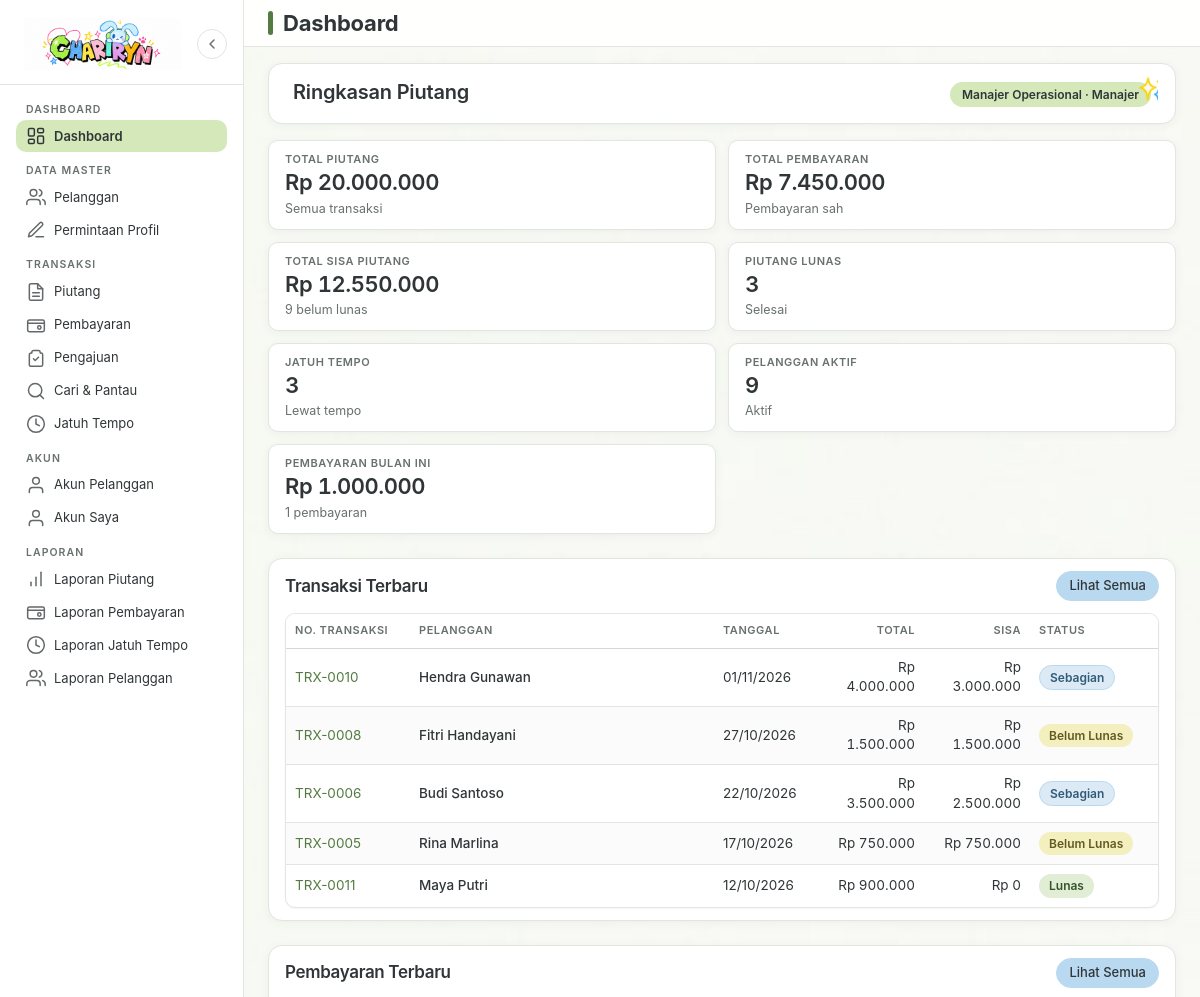
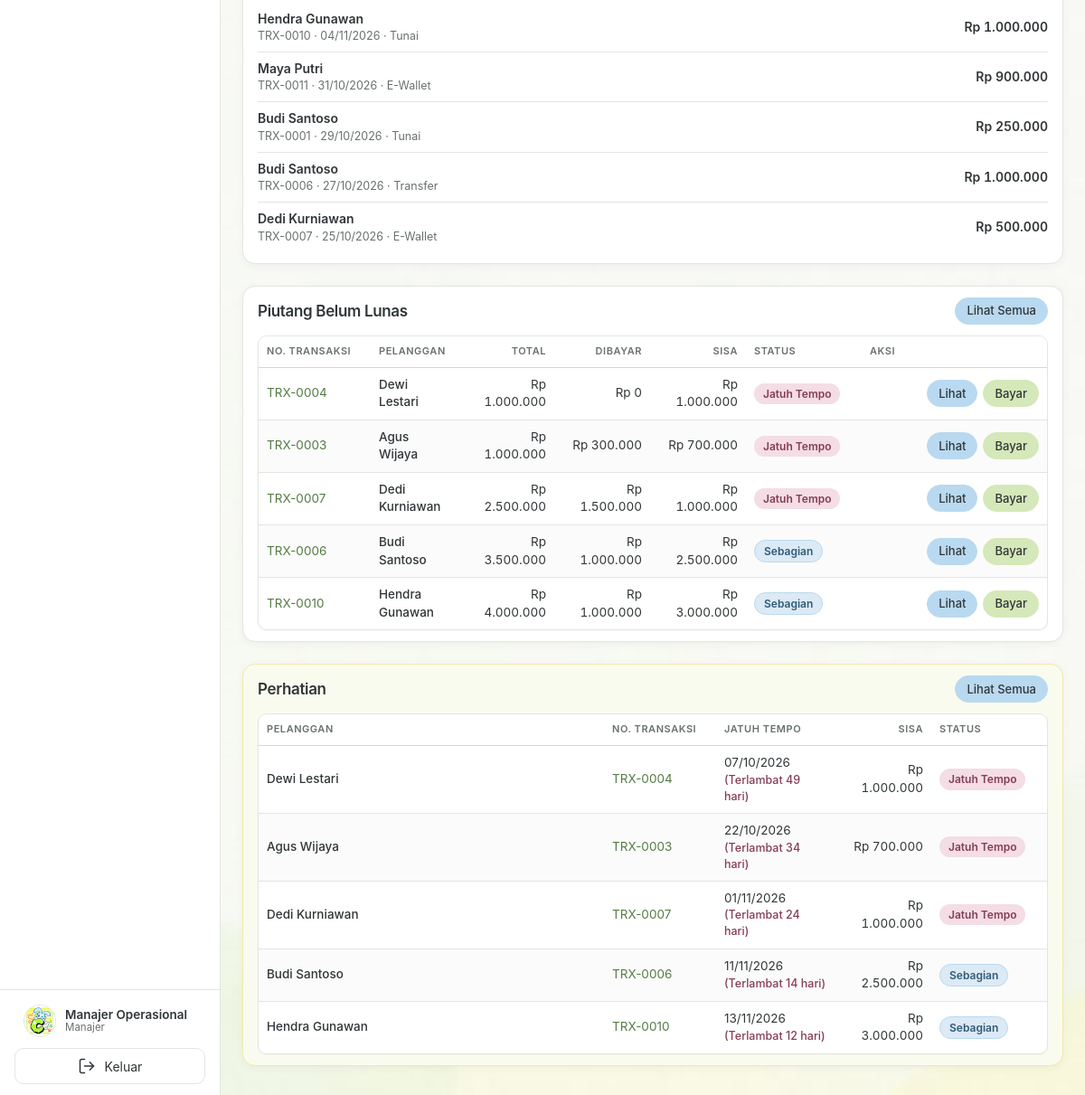
The page /dashboard/index.php (signed in) on the database its author committed (2 pictures, top to bottom).
### tables this page shows
CREATE TABLE IF NOT EXISTS users (
    id_user INT UNSIGNED NOT NULL AUTO_INCREMENT,
    id_pelanggan INT UNSIGNED NULL,
    username VARCHAR(50) NOT NULL,
    password VARCHAR(255) NOT NULL,
    nama VARCHAR(100) NOT NULL,
    role ENUM('pemilik', 'manajer', 'pelanggan') NOT NULL DEFAULT 'manajer',
    status ENUM('belum aktif', 'aktif', 'nonaktif') NOT NULL DEFAULT 'belum aktif',
    token_aktivasi VARCHAR(64) NULL,
    token_aktivasi_berakhir DATETIME NULL,
    created_at DATETIME NOT NULL DEFAULT CURRENT_TIMESTAMP,
    updated_at DATETIME NOT NULL DEFAULT CURRENT_TIMESTAMP ON UPDATE CURRENT_TIMESTAMP,
    PRIMARY KEY (id_user),
    UNIQUE KEY uq_users_username (username),
    UNIQUE KEY uq_users_pelanggan (id_pelanggan),
    KEY idx_users_role_status (role, status),
    CONSTRAINT fk_users_pelanggan
        FOREIGN KEY (id_pelanggan) REFERENCES pelanggan (id_pelanggan)
        ON DELETE CASCADE ON UPDATE CASCADE
);

CREATE TABLE IF NOT EXISTS piutang (
    id_piutang INT UNSIGNED NOT NULL AUTO_INCREMENT,
    id_pelanggan INT UNSIGNED NOT NULL,
    no_transaksi VARCHAR(30) NOT NULL,
    tanggal_transaksi DATE NOT NULL,
    total_piutang DECIMAL(15,2) NOT NULL,
    jumlah_dibayar DECIMAL(15,2) NOT NULL DEFAULT 0.00,
    sisa_piutang DECIMAL(15,2) NOT NULL,
    jatuh_tempo DATE NOT NULL,
    status ENUM('Belum Lunas', 'Sebagian', 'Lunas', 'Jatuh Tempo') NOT NULL DEFAULT 'Belum Lunas',
    keterangan TEXT NULL,
    created_at DATETIME NOT NULL DEFAULT CURRENT_TIMESTAMP,
    updated_at DATETIME NOT NULL DEFAULT CURRENT_TIMESTAMP ON UPDATE CURRENT_TIMESTAMP,
    PRIMARY KEY (id_piutang),
    UNIQUE KEY uq_piutang_no_transaksi (no_transaksi),
    KEY idx_piutang_pelanggan (id_pelanggan),
    KEY idx_piutang_tanggal (tanggal_transaksi),
    KEY idx_piutang_jatuh_tempo (jatuh_tempo),
    KEY idx_piutang_status (status),
    KEY idx_piutang_status_tempo (status, jatuh_tempo),
    CONSTRAINT fk_piutang_pelanggan
        FOREIGN KEY (id_pelanggan) REFERENCES pelanggan (id_pelanggan)
        ON DELETE RESTRICT ON UPDATE CASCADE
);

CREATE TABLE IF NOT EXISTS pelanggan (
    id_pelanggan INT UNSIGNED NOT NULL AUTO_INCREMENT,
    kode_pelanggan VARCHAR(20) NOT NULL,
    nama_pelanggan VARCHAR(100) NOT NULL,
    alamat TEXT NULL,
    no_hp VARCHAR(20) NULL,
    email VARCHAR(100) NULL,
    status ENUM('aktif', 'nonaktif') NOT NULL DEFAULT 'aktif',
    created_at DATETIME NOT NULL DEFAULT CURRENT_TIMESTAMP,
    updated_at DATETIME NOT NULL DEFAULT CURRENT_TIMESTAMP ON UPDATE CURRENT_TIMESTAMP,
    PRIMARY KEY (id_pelanggan),
    UNIQUE KEY uq_pelanggan_kode (kode_pelanggan),
    KEY idx_pelanggan_nama (nama_pelanggan),
    KEY idx_pelanggan_status (status)
);

CREATE TABLE IF NOT EXISTS pembayaran (
    id_pembayaran INT UNSIGNED NOT NULL AUTO_INCREMENT,
    id_piutang INT UNSIGNED NOT NULL,
    tanggal_pembayaran DATE NOT NULL,
    jumlah_bayar DECIMAL(15,2) NOT NULL,
    metode_pembayaran ENUM('Tunai', 'Transfer', 'E-Wallet') NOT NULL,
    keterangan TEXT NULL,
    status ENUM('berlaku', 'dibatalkan') NOT NULL DEFAULT 'berlaku',
    alasan_pembatalan TEXT NULL,
    dibatalkan_at DATETIME NULL,
    created_at DATETIME NOT NULL DEFAULT CURRENT_TIMESTAMP,
    updated_at DATETIME NOT NULL DEFAULT CURRENT_TIMESTAMP ON UPDATE CURRENT_TIMESTAMP,
    PRIMARY KEY (id_pembayaran),
    KEY idx_pembayaran_piutang (id_piutang),
    KEY idx_pembayaran_tanggal (tanggal_pembayaran),
    KEY idx_pembayaran_status (status),
    CONSTRAINT fk_pembayaran_piutang
        FOREIGN KEY (id_piutang) REFERENCES piutang (id_piutang)
        ON DELETE RESTRICT ON UPDATE CASCADE
);

### dashboard/index.php (the view, shortened to what the rows shown need)
<?php
requireManajer();
require_once BASE_PATH . '/includes/kepala.php';
$pdo = koneksiDatabase();
$transaksiTerbaru = $pdo->query(
    'SELECT p.id_piutang, p.no_transaksi, p.tanggal_transaksi, p.total_piutang,
            p.sisa_piutang, p.status, p.jatuh_tempo, pl.nama_pelanggan
     FROM piutang AS p
     JOIN pelanggan AS pl ON pl.id_pelanggan = p.id_pelanggan
     ORDER BY p.tanggal_transaksi DESC, p.id_piutang DESC
     LIMIT 5'
)->fetchAll();
$piutangBelumLunas = $pdo->query(
    'SELECT p.id_piutang, p.no_transaksi, p.total_piutang, p.jumlah_dibayar,
            p.sisa_piutang, p.status, p.jatuh_tempo, pl.nama_pelanggan
     FROM piutang AS p
     JOIN pelanggan AS pl ON pl.id_pelanggan = p.id_pelanggan
     WHERE p.status <> \'Lunas\'
     ORDER BY p.jatuh_tempo ASC, p.id_piutang DESC
     LIMIT 5'
)->fetchAll();
$pembayaranTerbaru = $pdo->query(
    'SELECT b.id_pembayaran, b.tanggal_pembayaran, b.jumlah_bayar, b.metode_pembayaran,
            b.status, p.no_transaksi, pl.nama_pelanggan
     FROM pembayaran AS b
     JOIN piutang AS p ON p.id_piutang = b.id_piutang
     JOIN pelanggan AS pl ON pl.id_pelanggan = p.id_pelanggan
     ORDER BY b.tanggal_pembayaran DESC, b.id_pembayaran DESC
     LIMIT 5'
)->fetchAll();
$perhatianTempo = $pdo->query(
    'SELECT p.id_piutang, p.no_transaksi, p.jatuh_tempo, p.sisa_piutang, p.status,
            pl.nama_pelanggan
     FROM piutang AS p
     JOIN pelanggan AS pl ON pl.id_pelanggan = p.id_pelanggan
     WHERE p.status <> \'Lunas\'
       AND p.jatuh_tempo <= DATE_ADD(CURDATE(), INTERVAL 7 DAY)
     ORDER BY p.jatuh_tempo ASC
     LIMIT 5'
)->fetchAll();
?>
<?php
$namaPengguna = (string) (userSaatIni()['nama'] ?? 'Pengguna');
$labelPeran = labelRole(roleUser());
?>
<section class="dasbor-kepala">
    <div class="dasbor-kepala-teks">
        <h2>Ringkasan Piutang</h2>
    </div>
    <div class="dasbor-kepala-meta">
        <span class="chip-peran"><?= e($namaPengguna) ?> &middot; <?= e($labelPeran) ?></span>
    </div>
</section>
<section class="kartu-panel mb-lg" aria-label="Transaksi terbaru">
    <?php if ($transaksiTerbaru === []): ?>
        <p class="keadaan-kosong">Belum ada transaksi.</p>
    <?php else: ?>
        <div class="table-wrapper">
            <table class="tabel">
                <thead>
                    <tr>
                        <th class="col-kode">No. Transaksi</th>
                        <th class="col-nama">Pelanggan</th>
                        <th class="col-tanggal">Tanggal</th>
                        <th class="angka col-angka">Total</th>
                        <th class="angka col-angka">Sisa</th>
                        <th class="col-status">Status</th>
                    </tr>
                </thead>
                <tbody>
                    <?php foreach ($transaksiTerbaru as $baris): ?>
                        <tr>
                            <td><a href="<?= BASE_URL ?>piutang/detail.php?id=<?= (int) $baris['id_piutang'] ?>"><?= e((string) $baris['no_transaksi']) ?></a></td>
                            <td class="tabel-nama"><?= e((string) $baris['nama_pelanggan']) ?></td>
                            <td><?= e(formatTanggalIndonesia((string) $baris['tanggal_transaksi'])) ?></td>
                            <td class="angka"><?= e(formatRupiah($baris['total_piutang'])) ?></td>
                            <td class="angka"><?= e(formatRupiah($baris['sisa_piutang'])) ?></td>
                            <td><?= badgeStatus((string) $baris['status']) ?></td>
                        </tr>
                    <?php endforeach; ?>
                </tbody>
            </table>
        </div>
    <?php endif; ?>
</section>
<section class="kartu-panel mb-lg" aria-label="Pembayaran terbaru">
        <?php if ($pembayaranTerbaru === []): ?>
            <p class="keadaan-kosong">Belum ada pembayaran.</p>
        <?php else: ?>
            <ul class="daftar-pembayaran">
                <?php foreach ($pembayaranTerbaru as $baris): ?>
                    <li>
                        <div class="daftar-teks">
                            <span class="daftar-judul"><?= e($baris['nama_pelanggan']) ?></span>
                            <span class="teks-kecil"><?= e($baris['no_transaksi']) ?> &middot; <?= e(formatTanggalIndonesia((string) $baris['tanggal_pembayaran'])) ?> &middot; <?= e((string) $baris['metode_pembayaran']) ?></span>
                        </div>
                        <span class="daftar-nilai"><?= e(formatRupiah($baris['jumlah_bayar'])) ?></span>
                    </li>
                <?php endforeach; ?>
            </ul>
        <?php endif; ?>
</section>
<?php if ($piutangBelumLunas === []): ?>
    <section class="kartu-panel" aria-label="Piutang belum lunas">
        <div class="kartu-judul">
            <h3>Piutang Belum Lunas</h3>
            <a class="btn btn-sekunder btn-kecil" href="<?= BASE_URL ?>piutang/index.php">Lihat Semua</a>
        </div>
        <p class="keadaan-kosong">Semua piutang sudah lunas.</p>
    </section>
<?php else: ?>
    <section class="kartu-panel mb-lg" aria-label="Piutang belum lunas">
        <div class="table-wrapper">
            <table class="tabel">
                <thead>
                    <tr>
                        <th class="col-kode">No. Transaksi</th>
                        <th class="col-nama">Pelanggan</th>
                        <th class="angka col-angka">Total</th>
                        <th class="angka col-angka">Dibayar</th>
                        <th class="angka col-angka">Sisa</th>
                        <th class="col-status">Status</th>
                        <th class="kanan col-aksi">Aksi</th>
                    </tr>
                </thead>
                <tbody>
                    <?php foreach ($piutangBelumLunas as $baris): ?>
                        <tr>
                            <td><a href="<?= BASE_URL ?>piutang/detail.php?id=<?= (int) $baris['id_piutang'] ?>" data-modal data-judul="Histori Piutang <?= e($baris['no_transaksi']) ?>"><?= e($baris['no_transaksi']) ?></a></td>
                            <td class="tabel-nama"><?= e($baris['nama_pelanggan']) ?></td>
                            <td class="angka"><?= e(formatRupiah($baris['total_piutang'])) ?></td>
                            <td class="angka"><?= e(formatRupiah($baris['jumlah_dibayar'])) ?></td>
                            <td class="angka"><?= e(formatRupiah($baris['sisa_piutang'])) ?></td>
                            <td><?= badgeStatus((string) $baris['status']) ?></td>
                            <td class="kanan">
                                <div class="grup-aksi">
                                    <a class="btn btn-sekunder btn-kecil" href="<?= BASE_URL ?>piutang/detail.php?id=<?= (int) $baris['id_piutang'] ?>" data-modal data-judul="Histori Piutang <?= e($baris['no_transaksi']) ?>">Lihat</a>
                                    <a class="btn btn-primer btn-kecil" href="<?= BASE_URL ?>pembayaran/tambah.php?id_piutang=<?= (int) $baris['id_piutang'] ?>" data-modal data-judul="Catat Pembayaran <?= e($baris['no_transaksi']) ?>">Bayar</a>
                                </div>
                            </td>
                        </tr>
                    <?php endforeach; ?>
                </tbody>
            </table>
        </div>
    </section>
<?php endif; ?>
<?php if ($perhatianTempo !== []): ?>
    <section class="kartu-panel strip-perhatian" aria-label="Perhatian jatuh tempo">
        <div class="table-wrapper">
            <table class="tabel">
                <thead>
                    <tr>
                        <th class="col-nama">Pelanggan</th>
                        <th class="col-kode">No. Transaksi</th>
                        <th class="col-tempo">Jatuh Tempo</th>
                        <th class="angka col-angka">Sisa</th>
                        <th class="col-status">Status</th>
                    </tr>
                </thead>
                <tbody>
                    <?php foreach ($perhatianTempo as $baris): ?>
                        <?php
                            $selisih = selisihHariDariHariIni((string) $baris['jatuh_tempo']);
                            if ($selisih > 0) {
                                $labelTempo = 'Terlambat ' . $selisih . ' hari';
                                $kelasTempo = 'lewat';
                            } elseif ($selisih === 0) {
                                $labelTempo = 'Hari ini';
                                $kelasTempo = '';
                            } else {
                                $labelTempo = abs($selisih) . ' hari lagi';
                                $kelasTempo = abs($selisih) <= 7 ? 'segera' : '';
                            }
                        ?>
                        <tr>
                            <td class="tabel-nama"><?= e($baris['nama_pelanggan']) ?></td>
                            <td><a href="<?= BASE_URL ?>piutang/detail.php?id=<?= (int) $baris['id_piutang'] ?>" data-modal data-judul="Histori Piutang <?= e($baris['no_transaksi']) ?>"><?= e($baris['no_transaksi']) ?></a></td>
                            <td><?= e(formatTanggalIndonesia((string) $baris['jatuh_tempo'])) ?> <span class="label-tempo <?= e($kelasTempo) ?>">(<?= e($labelTempo) ?>)</span></td>
                            <td class="angka"><?= e(formatRupiah($baris['sisa_piutang'])) ?></td>
                            <td><?= badgeStatus((string) $baris['status']) ?></td>
                        </tr>
                    <?php endforeach; ?>
                </tbody>
            </table>
        </div>
    </section>
<?php endif; ?>
<?php require_once BASE_PATH . '/includes/footer.php'; ?>

### includes/sidebar.php (shortened to what the rows shown need)
<?php
$peran_sidebar = roleUser();
?>
<aside class="sidebar" id="sidebar">
<?php
$nama_profil = (string) (userSaatIni()['nama'] ?? 'Pengguna');
$label_role_profil = labelRole($peran_sidebar);
?>
    <div class="sidebar-kaki">
        <div class="profil-ringkas">
            <div class="profil-info">
                <span class="nama-user"><?= e($nama_profil) ?></span>
                <span class="role-user"><?= e($label_role_profil) ?></span>
            </div>
        </div>
    </div>
</aside>

### helpers/piutang.php (shortened to what the rows shown need)
<?php
function badgeStatus(string $status): string
{
    $kelas = match ($status) {
        'Lunas' => 'badge-lunas',
        'Sebagian' => 'badge-sebagian',
        'Jatuh Tempo' => 'badge-jatuh-tempo',
        default => 'badge-belum-lunas',
    };
    return '<span class="badge ' . $kelas . '">' . e($status) . '</span>';
}

### rows shown on the page
users: nama "Manajer Operasional"
piutang: no_transaksi "TRX-0010", id_pelanggan.nama_pelanggan "Hendra Gunawan", tanggal_transaksi "01/11/2026", total_piutang "Rp 4.000.000", sisa_piutang "Rp 3.000.000", status "Sebagian", jumlah_dibayar "Rp 1.000.000", jatuh_tempo "13/11/2026", jatuh_tempo "Terlambat 12 hari"
piutang: no_transaksi "TRX-0008", id_pelanggan.nama_pelanggan "Fitri Handayani", tanggal_transaksi "27/10/2026", total_piutang "Rp 1.500.000", sisa_piutang "Rp 1.500.000", status "Belum Lunas"
piutang: no_transaksi "TRX-0006", id_pelanggan.nama_pelanggan "Budi Santoso", tanggal_transaksi "22/10/2026", total_piutang "Rp 3.500.000", sisa_piutang "Rp 2.500.000", status "Sebagian", jumlah_dibayar "Rp 1.000.000", jatuh_tempo "11/11/2026", jatuh_tempo "Terlambat 14 hari"
piutang: no_transaksi "TRX-0005", id_pelanggan.nama_pelanggan "Rina Marlina", tanggal_transaksi "17/10/2026", total_piutang "Rp 750.000", sisa_piutang "Rp 750.000", status "Belum Lunas"
piutang: no_transaksi "TRX-0011", id_pelanggan.nama_pelanggan "Maya Putri", tanggal_transaksi "12/10/2026", total_piutang "Rp 900.000", sisa_piutang "Rp 0", status "Lunas"
pembayaran: pelanggan.nama_pelanggan "Hendra Gunawan", id_piutang.no_transaksi "TRX-0010", tanggal_pembayaran "04/11/2026", metode_pembayaran "Tunai", jumlah_bayar "Rp 1.000.000"
pembayaran: pelanggan.nama_pelanggan "Maya Putri", id_piutang.no_transaksi "TRX-0011", tanggal_pembayaran "31/10/2026", metode_pembayaran "E-Wallet", jumlah_bayar "Rp 900.000"
pembayaran: pelanggan.nama_pelanggan "Budi Santoso", id_piutang.no_transaksi "TRX-0001", tanggal_pembayaran "29/10/2026", metode_pembayaran "Tunai", jumlah_bayar "Rp 250.000"
pembayaran: pelanggan.nama_pelanggan "Budi Santoso", id_piutang.no_transaksi "TRX-0006", tanggal_pembayaran "27/10/2026", metode_pembayaran "Transfer", jumlah_bayar "Rp 1.000.000"
pembayaran: pelanggan.nama_pelanggan "Dedi Kurniawan", id_piutang.no_transaksi "TRX-0007", tanggal_pembayaran "25/10/2026", metode_pembayaran "E-Wallet", jumlah_bayar "Rp 500.000"
piutang: no_transaksi "TRX-0004", id_pelanggan.nama_pelanggan "Dewi Lestari", total_piutang "Rp 1.000.000", jumlah_dibayar "Rp 0", sisa_piutang "Rp 1.000.000", status "Jatuh Tempo", jatuh_tempo "07/10/2026", jatuh_tempo "Terlambat 49 hari"
piutang: no_transaksi "TRX-0003", id_pelanggan.nama_pelanggan "Agus Wijaya", total_piutang "Rp 1.000.000", jumlah_dibayar "Rp 300.000", sisa_piutang "Rp 700.000", status "Jatuh Tempo", jatuh_tempo "22/10/2026", jatuh_tempo "Terlambat 34 hari"
piutang: no_transaksi "TRX-0007", id_pelanggan.nama_pelanggan "Dedi Kurniawan", total_piutang "Rp 2.500.000", jumlah_dibayar "Rp 1.500.000", sisa_piutang "Rp 1.000.000", status "Jatuh Tempo", jatuh_tempo "01/11/2026", jatuh_tempo "Terlambat 24 hari"

### other values the page prints
$label "Dashboard Pelanggan Permintaan Profil Piutang Pembayaran Pengajuan Cari & Pantau Jatuh Tempo Akun Pelanggan Akun Saya Laporan Piutang Laporan Pembayaran Laporan Jatuh Tempo Laporan Pelanggan"
$label_role_profil "Manajer"
$judul_halaman "Dashboard"
$labelPeran "Manajer"
formatRupiah($totalPiutang) "Rp 20.000.000"
formatRupiah($totalPembayaran) "Rp 7.450.000"
formatRupiah($totalSisa) "Rp 12.550.000"
formatAngka($transaksiBelumLunas) "9"
formatAngka($transaksiLunas) "3"
formatAngka($transaksiJatuhTempo) "3"
formatAngka($pelangganAktif) "9"
formatRupiah($bayarBulanIni['total']) "Rp 1.000.000"
formatAngka($bayarBulanIni['jumlah']) "1"
